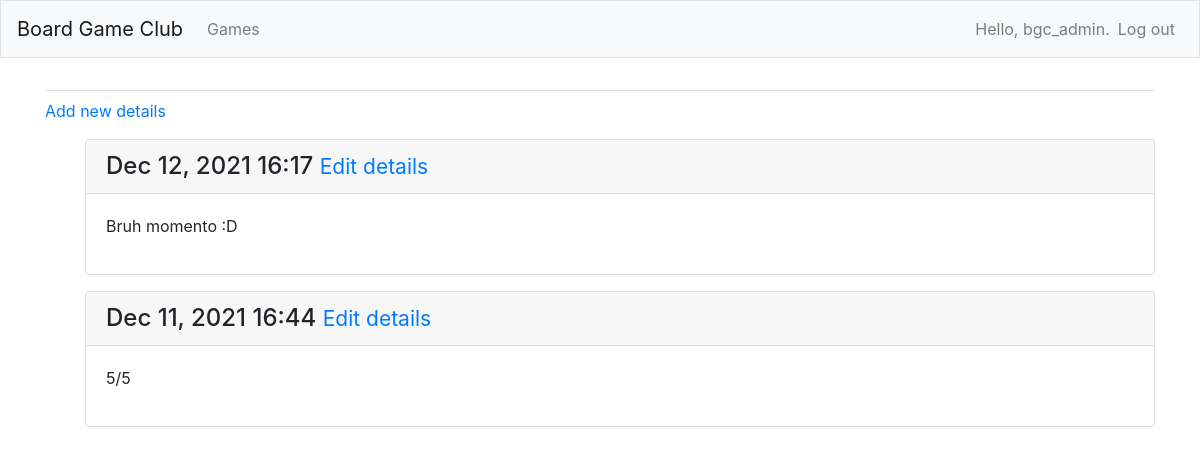
/details/1/ (signed in), run on an earlier commit of the app's database.
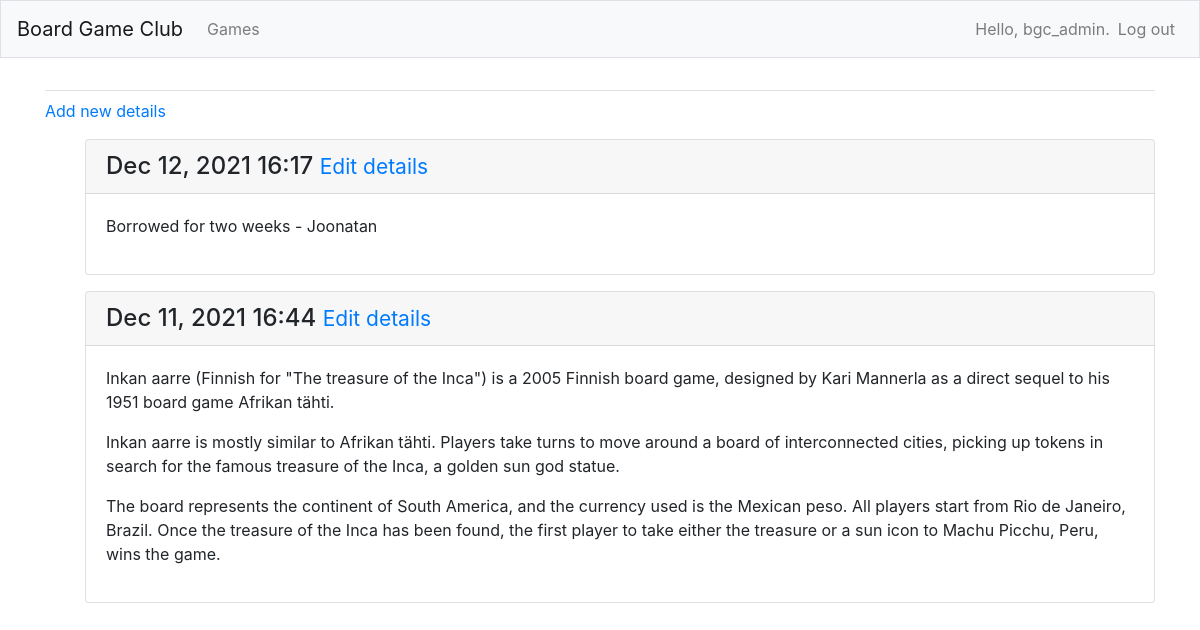
And on a later commit of the database.
### bgc_app/models.py (models this page shows, shortened)
class Details(models.Model):
    game = models.ForeignKey(Games, on_delete=models.CASCADE)
    text = models.TextField()
    stars = models.IntegerField(default = 1)
    date_added = models.DateTimeField(auto_now_add=True)

### bgc_app/views.py (the view)
# urls.py: path('details/<int:game_id>/', views.details, name='details'),
@login_required
def details(request, game_id):
    game = Games.objects.get(id=game_id)
    details = game.details_set.order_by('-date_added')
    context = {'game': game, 'details': details}
    return render(request, 'bgc_app/details.html', context)

### bgc_app/templates/bgc_app/details.html (shortened to what this page needs)
{% extends 'bgc_app/base.html' %}
{% block content %}
<p>
    <a href="{% url 'bgc_app:new_detail' game.id %}">Add new details</a>
</p>
<ul>
    {% for detail in details %}
    <div class="card mb-3">
        <h4 class="card-header">
            {{ detail.date_added|date:'M d, Y H:i' }}
            <small><a href="{% url 'bgc_app:edit_detail' detail.id %}">Edit details</a></small>
        </h4>
        <div class="card-body">
            {{ detail.text|linebreaks }}
        </div>
    </div>
    {% empty %}
    <p>There are no details for this game yet.</p>
    {% endfor %}
</ul>
    {% endblock content %}

What changed in the data, as far as the page shows it:
changed Details: text "Bruh momento :D" → "Borrowed for two weeks - Joonatan"
changed Details: text "5/5" → "Inkan aarre (Finnish for \"The treasure of the Inca\") is a 2005 Finnish board game, designed by Kari Mannerla as a direct sequel to his 1951 board game Afrikan tähti. Inkan aarre is mostly similar to Afrikan tähti. Players take turns to move around a board of interconnected cities, picking up tokens in search for the famous treasure of the Inca, a golden sun god statue. The board represents the continent of South America, and the currency used is the Mexican peso. All players start from Rio de Janeiro, Brazil. Once the treasure of the Inca has been found, the first player to take either the treasure or a sun icon to Machu Picchu, Peru, wins the game."
